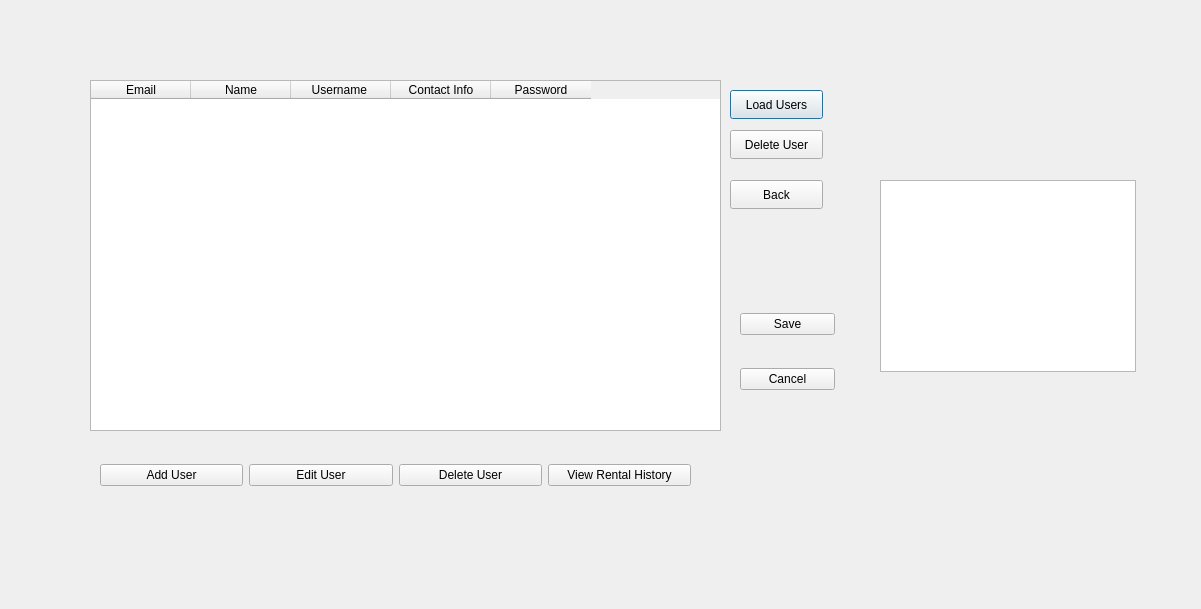
<?xml version="1.0" encoding="UTF-8"?>
<ui version="4.0">
 <class>pushButton_Back</class>
 <widget class="QDialog" name="pushButton_Back">
  <property name="geometry">
   <rect>
    <x>0</x>
    <y>0</y>
    <width>1201</width>
    <height>609</height>
   </rect>
  </property>
  <property name="windowTitle">
   <string>Dialog</string>
  </property>
  <widget class="QTableWidget" name="userTable">
   <property name="geometry">
    <rect>
     <x>90</x>
     <y>80</y>
     <width>631</width>
     <height>351</height>
    </rect>
   </property>
   <column>
    <property name="text">
     <string>Email</string>
    </property>
   </column>
   <column>
    <property name="text">
     <string>Name</string>
    </property>
   </column>
   <column>
    <property name="text">
     <string>Username </string>
    </property>
   </column>
   <column>
    <property name="text">
     <string>Contact Info</string>
    </property>
   </column>
   <column>
    <property name="text">
     <string>Password</string>
    </property>
   </column>
  </widget>
  <widget class="QListWidget" name="listWidget_Users">
   <property name="geometry">
    <rect>
     <x>880</x>
     <y>180</y>
     <width>256</width>
     <height>192</height>
    </rect>
   </property>
  </widget>
  <widget class="QPushButton" name="pushButton_LoadUsers">
   <property name="geometry">
    <rect>
     <x>730</x>
     <y>90</y>
     <width>93</width>
     <height>29</height>
    </rect>
   </property>
   <property name="text">
    <string>Load Users</string>
   </property>
  </widget>
  <widget class="QPushButton" name="pushButton_DeleteUser">
   <property name="geometry">
    <rect>
     <x>730</x>
     <y>130</y>
     <width>93</width>
     <height>29</height>
    </rect>
   </property>
   <property name="text">
    <string>Delete User</string>
   </property>
  </widget>
  <widget class="QPushButton" name="pushButton_3">
   <property name="geometry">
    <rect>
     <x>730</x>
     <y>180</y>
     <width>93</width>
     <height>29</height>
    </rect>
   </property>
   <property name="text">
    <string>Back</string>
   </property>
  </widget>
  <widget class="QWidget" name="">
   <property name="geometry">
    <rect>
     <x>100</x>
     <y>460</y>
     <width>591</width>
     <height>31</height>
    </rect>
   </property>
   <layout class="QHBoxLayout" name="horizontalLayout">
    <item>
     <widget class="QPushButton" name="AddUserButton">
      <property name="text">
       <string>Add User</string>
      </property>
     </widget>
    </item>
    <item>
     <widget class="QPushButton" name="editUserButton">
      <property name="text">
       <string>Edit User</string>
      </property>
     </widget>
    </item>
    <item>
     <widget class="QPushButton" name="deleteUserButton">
      <property name="text">
       <string>Delete User</string>
      </property>
     </widget>
    </item>
    <item>
     <widget class="QPushButton" name="viewRentalHistoryButton">
      <property name="text">
       <string>View Rental History</string>
      </property>
     </widget>
    </item>
   </layout>
  </widget>
  <widget class="QWidget" name="">
   <property name="geometry">
    <rect>
     <x>740</x>
     <y>286</y>
     <width>95</width>
     <height>131</height>
    </rect>
   </property>
   <layout class="QVBoxLayout" name="verticalLayout">
    <item>
     <widget class="QPushButton" name="saveButton">
      <property name="text">
       <string>Save</string>
      </property>
     </widget>
    </item>
    <item>
     <widget class="QPushButton" name="cancelButton">
      <property name="text">
       <string>Cancel</string>
      </property>
     </widget>
    </item>
   </layout>
  </widget>
 </widget>
 <resources/>
 <connections/>
</ui>
